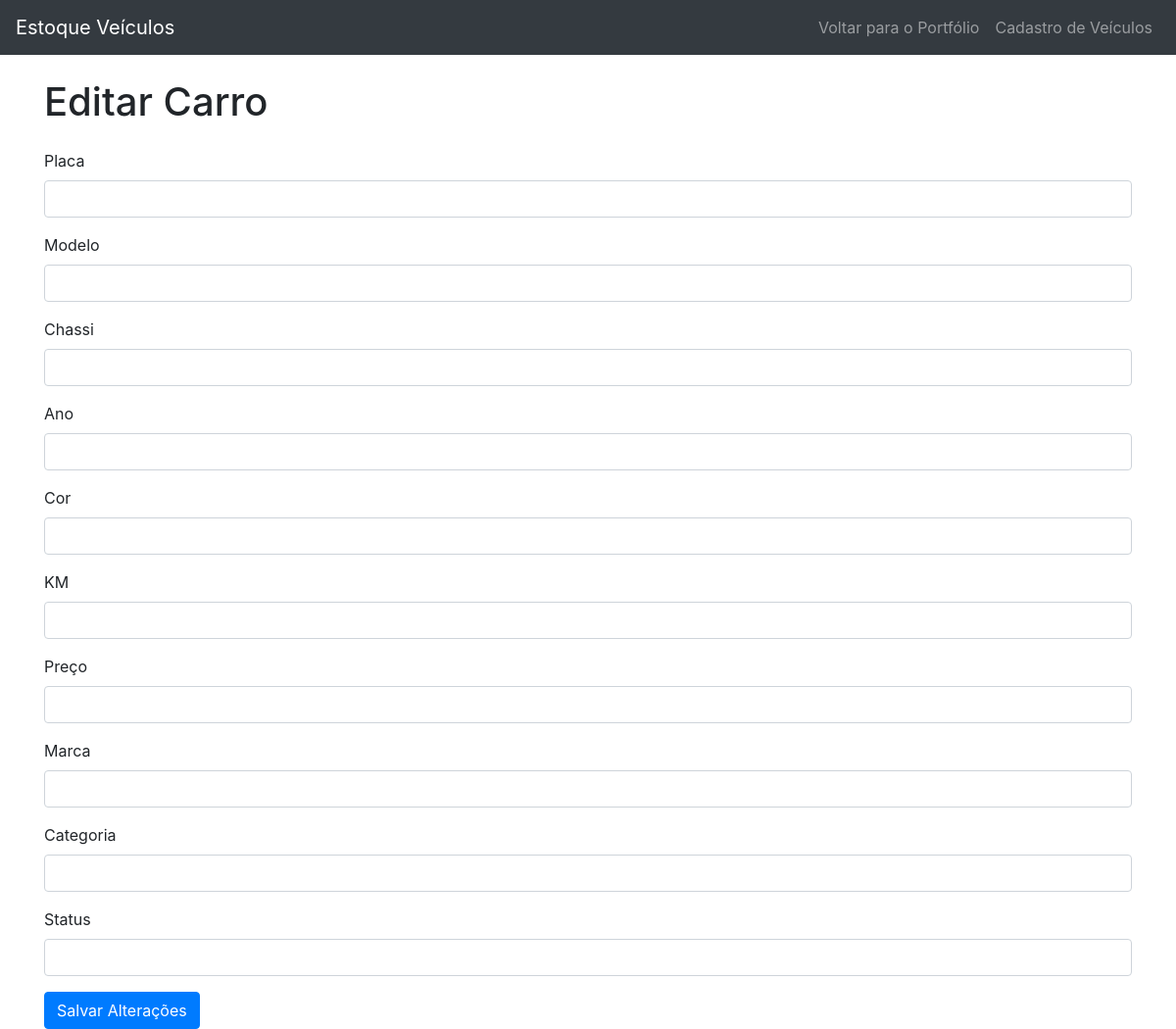
Page /edit_carro/NWC-5509 on the earlier database version.
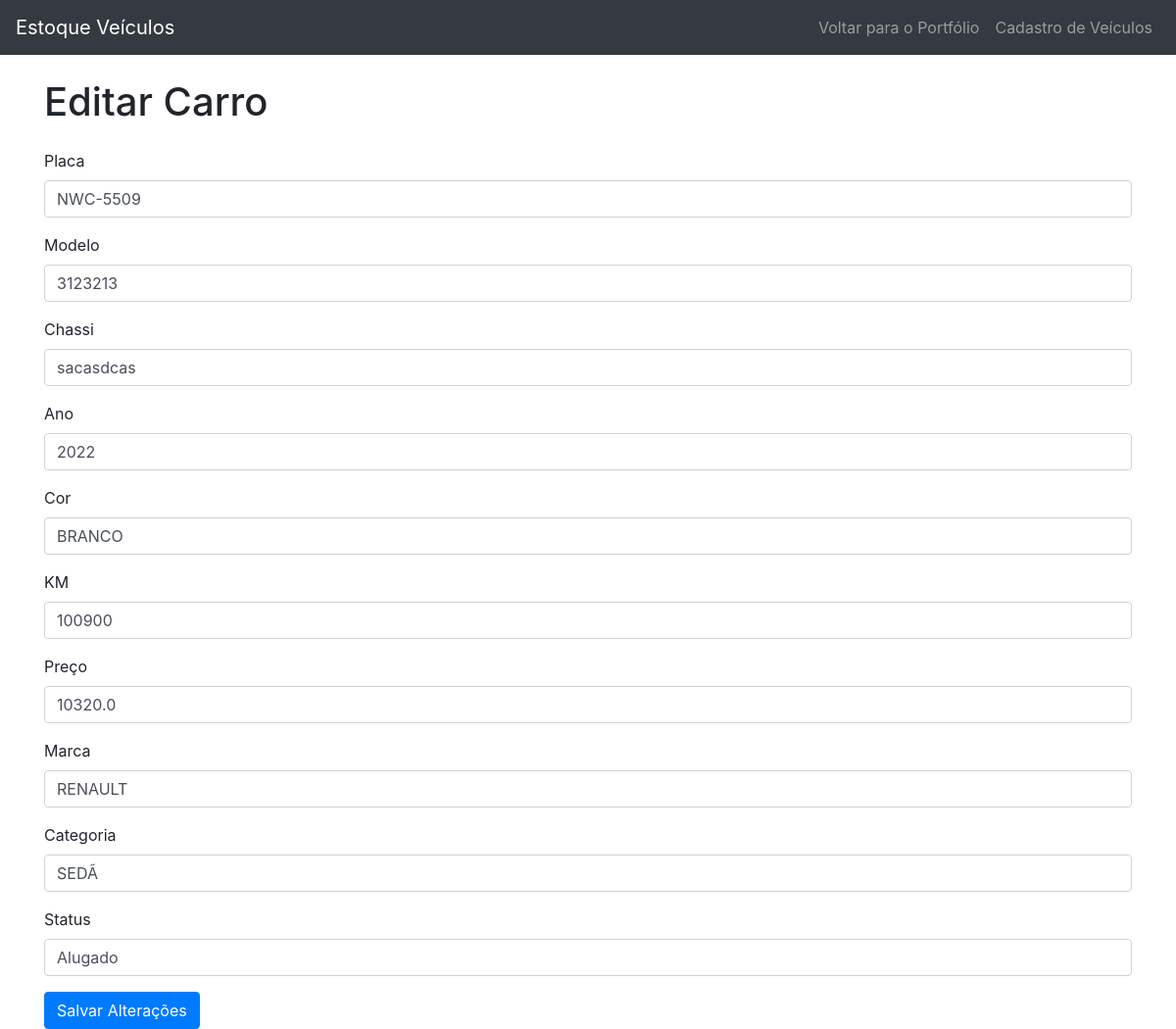
Same page on the later database version.
### tables this page shows
CREATE TABLE veiculos (
        placa TEXT,
        modelo TEXT,
        chassi TEXT,
        ano INTEGER,
        cor TEXT,
        km INTEGER,
        preco REAL,
        marca TEXT,
        categoria TEXT,
        status TEXT,
        imagem BLOB
    );

### app.py (the view)
@app.route('/edit_carro/<placa>', methods=['GET', 'POST'])
def edit_carro(placa):
    conn = sqlite3.connect('banco.db')
    cursor = conn.cursor()
    if request.method == 'POST':
        modelo = request.form['modelo']
        chassi = request.form['chassi']
        ano = request.form['ano']
        cor = request.form['cor']
        km = request.form['km']
        preco = request.form['preco']
        marca = request.form['marca']
        categoria = request.form['categoria']
        status = request.form['status']
        cursor.execute("UPDATE veiculos SET modelo = ?, chassi = ?, ano = ?, cor = ?, km = ?, preco = ?, marca = ?, categoria = ?, status = ? WHERE placa = ?",
                       (modelo, chassi, ano, cor, km, preco, marca, categoria, status, placa))
        conn.commit()
        return redirect('/portfolio')
    else:
        cursor.execute('SELECT * FROM veiculos WHERE placa = ?', (placa,))
        veiculo = cursor.fetchone()
        return render_template('edit_carro.html', veiculo=veiculo)

### templates/edit_carro.html (shortened to what this page needs)
<!DOCTYPE html>
<html lang="pt-br">
<head>
  <link rel="stylesheet" href="https://stackpath.bootstrapcdn.com/bootstrap/4.1.3/css/bootstrap.min.css">
</head>
<body>
  <nav class="navbar navbar-expand-lg navbar-dark bg-dark">
    <a class="navbar-brand" href="#">Estoque Veículos</a>
    <div class="collapse navbar-collapse" id="navbarNav">
      <ul class="navbar-nav ml-auto">
        <li class="nav-item">
          <a class="nav-link" href="/portfolio">Voltar para o Portfólio</a>
        </li>
        <li class="nav-item">
          <a class="nav-link" href="/cadastro_carros">Cadastro de Veículos</a>
        </li>
      </ul>
    </div>
  </nav>
  <div class="container">
    <h1 class="my-4">Editar Carro</h1>
    <form action="/edit_carro/{{ veiculo[0] }}" method="POST">
      <div class="form-group">
        <label for="modelo">Placa</label>
        <input type="text" class="form-control" id="placa" name="placa" value="{{ veiculo[0] }}" required>
      </div>
      <div class="form-group">
        <label for="modelo">Modelo</label>
        <input type="text" class="form-control" id="modelo" name="modelo" value="{{ veiculo[1] }}" required>
      </div>
      <div class="form-group">
        <label for="cor">Chassi</label>
        <input type="text" class="form-control" id="chassi" name="chassi" value="{{ veiculo[2] }}" required>
      </div>
      <div class="form-group">
        <label for="cor">Ano</label>
        <input type="text" class="form-control" id="ano" name="ano" value="{{ veiculo[3] }}" required>
      </div>
      <div class="form-group">
        <label for="cor">Cor</label>
        <input type="text" class="form-control" id="cor" name="cor" value="{{ veiculo[4] }}" required>
      </div>
      <div class="form-group">
        <label for="km">KM</label>
        <input type="text" class="form-control" id="km" name="km" value="{{ veiculo[5] }}" required>
      </div>
      <div class="form-group">
        <label for="preco">Preço</label>
        <input type="text" class="form-control" id="preco" name="preco" value="{{ veiculo[6] }}" required>
      </div>
      <div class="form-group">
        <label for="marca">Marca</label>
        <input type="text" class="form-control" id="marca" name="marca" value="{{ veiculo[7] }}" required>
      </div>
      <div class="form-group">
        <label for="categoria">Categoria</label>
        <input type="text" class="form-control" id="categoria" name="categoria" value="{{ veiculo[8] }}" required>
      </div>
      <div class="form-group">
        <label for="status">Status</label>
        <input type="text" class="form-control" id="status" name="status" value="{{ veiculo[9] }}" required>
      </div>
      <button type="submit" class="btn btn-primary">Salvar Alterações</button>
    </form>
  </div>
</body>
</html>

Differences in the rows shown:
added veiculos: placa "NWC-5509", modelo "3123213", chassi "sacasdcas", ano "2022", cor "BRANCO", km "100900", preco "10320.0", marca "RENAULT", categoria "SEDÃ", status "Alugado"
